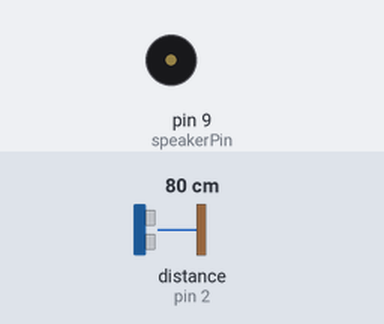
A sketch run on a simulated Arduino Nano, built with avr-gcc and run on an emulated ATmega328P. Parts: buzzer (waves = sounding). Wiring (inferred from the names in the program): ultrasonic range finder: trigger pin 3; echo pin 2. The test bench sets the inputs (shaded band); at power-on: distance to the obstacle (sensor on pin 2) 80 cm. The echo pulse lasts 58.3 µs per cm; what the sketch prints to the serial monitor is not drawn.

Above: at 0.59 s.
At 0.97 s:
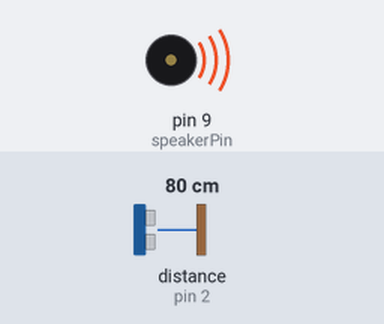
1.6 s: distance to the obstacle (sensor on pin 2) set to 9 cm
At 2.87 s:
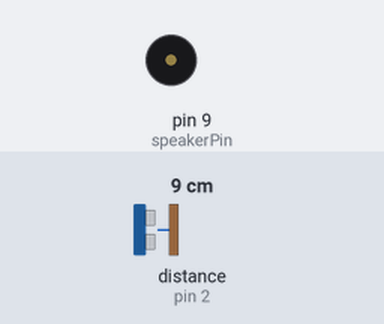
5.1 s: distance to the obstacle (sensor on pin 2) set to 120 cm
8.6 s: distance to the obstacle (sensor on pin 2) set to 2 cm
Timing chart, 0 to 18.1 s (numbered marks = the images above; inputs shaded):
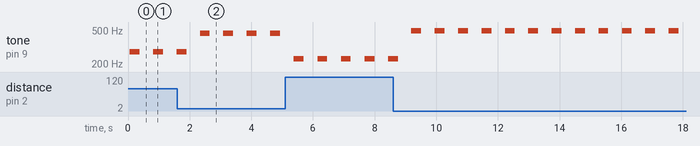

The sketch:

emetteurRFLINK_distance.ino
```cpp
//**********************************************************
//  Capteur de distance à ultrasons HC-SR04 avec Arduino nano
//  avec émetteur RFLINK type Oregon
//
//  Capteur de distance  Trig -> pin 3 (pas 13)
//  Capteur de distance  Echo -> pin 2 (pas 12)
//  Capteur de distance  Haut-Parleur -> pin 9

//  Emetteur  RFLINK     data  -> pin  8
//**********************************************************

#include "LowPower.h"
#include <OneWire.h>

//**********************************************************
//  Variables Globales
//**********************************************************

// ---------------------------------------
//  partie Capteur de distance à ultrasons
// ---------------------------------------

#define trigPin 3  //Trig Ultrasons (sortie)
#define echoPin 2  //Echo Ultrasons (entrée)

int speakerPin = 9;

int length = 8; // le nombre de notes

char names[] = { 'D', 'R', 'M', 'F', 'S', 'L', 'I', 'd' };
int tones[] = { 1915, 1700, 1519, 1432, 1275, 1136, 1014, 956 };


char notes[] = "DRMFSLId"; // un espace = un repos
int beats[] = { 1, 1, 1, 1, 1, 1, 1, 1, 1, 1, 1, 1, 1, 1, 4 };
int tempo = 300;

// ---------------------------------------
//  Partie  émetteur RFLINK type Oregon
// ---------------------------------------

#define DS18B20 0x28     // Adresse 1-Wire du DS18B20
#define BROCHE_ONEWIRE 10 // Broche utilisÃ©e pour le bus 1-Wire

OneWire ds(BROCHE_ONEWIRE); // CrÃ©ation de l'objet OneWire ds

#define THN132N

const byte TX_PIN = 8;

const unsigned long TIME = 512;
const unsigned long TWOTIME = TIME*2;

#define SEND_HIGH() digitalWrite(TX_PIN, HIGH)
#define SEND_LOW() digitalWrite(TX_PIN, LOW)

// Buffer for Oregon message
#ifdef THN132N
  byte OregonMessageBuffer[8];
#else
  byte OregonMessageBuffer[9];
#endif


//**********************************************************
//  partie Capteur de distance à ultrasons
//  TipTopBoards.com  06 01 2014  Rolland
//  Càabler +5V et GND du détecteur sur l'arduino
//
//  Capteur de distance  Trig -> pin 3 (pas 13)
//  Capteur de distance  Echo -> pin 2 (pas 12)
//
//**********************************************************


/**
 * \brief    jouer un ton
 * \param    tone    code ton
 * \param    duration    durée milliseconde
 */
void playTone(int tone, int duration)
{
  for (long i = 0; i < duration * 1000L; i += tone * 2)
  {
    digitalWrite(speakerPin, HIGH);
    delayMicroseconds(tone);
    digitalWrite(speakerPin, LOW);
    delayMicroseconds(tone);
  }
}

/**
 * \brief    jouer une note
 * \param    tone    code note
 * \param    duration    durée milliseconde
 */
void playNote(char note, int duration)
{


  // jouer la tonalite correspondant au nom de la note
  for (int i = 0; i < 8; i++) {
    if (names[i] == note) {
      playTone(tones[i], duration);
    }
  }
}

/**
 * \brief    jouer une fréquence selon la distance
 * \param    distance    distance en cm
 */
void playFreq(int distance)
{
     int tone= 1000 + (distance*10);
     //Serial.println("tone = ");
     //Serial.println(tone);

     playTone(tone,tempo);
}

/**
 * \brief    jouer une mélodie
*/
void playMelody()
{
  for (int i = 0; i < length; i++)
  {
    if (notes[i] == ' ')
    {
      delay(beats[i] * tempo); // repos
    }
    else
    {
      playNote(notes[i], beats[i] * tempo);
    }

    // pause entre les notes
    delay(tempo / 2);
  }
}


//**********************************************************
//  partie émetteur RFLINK
//  Emetteur  RFLINK     data  -> pin 10 ?
//
//***********************************************************


/**
 * \brief    Send logical "0" over RF
 * \details  azero bit be represented by an off-to-on transition
 * \         of the RF signal at the middle of a clock period.
 * \         Remenber, the Oregon v2.1 protocol add an inverted bit first
 */
inline void sendZero(void)
{
  SEND_HIGH();
  delayMicroseconds(TIME);
  SEND_LOW();
  delayMicroseconds(TWOTIME);
  SEND_HIGH();
  delayMicroseconds(TIME);
}

/**
 * \brief    Send logical "1" over RF
 * \details  a one bit be represented by an on-to-off transition
 * \         of the RF signal at the middle of a clock period.
 * \         Remenber, the Oregon v2.1 protocol add an inverted bit first
 */
inline void sendOne(void)
{
   SEND_LOW();
   delayMicroseconds(TIME);
   SEND_HIGH();
   delayMicroseconds(TWOTIME);
   SEND_LOW();
   delayMicroseconds(TIME);
}

/**
* Send a bits quarter (4 bits = MSB from 8 bits value) over RF
*
* @param data Source data to process and sent
*/

/**
 * \brief    Send a bits quarter (4 bits = MSB from 8 bits value) over RF
 * \param    data   Data to send
 */
inline void sendQuarterMSB(const byte data)
{
  (bitRead(data, 4)) ? sendOne() : sendZero();
  (bitRead(data, 5)) ? sendOne() : sendZero();
  (bitRead(data, 6)) ? sendOne() : sendZero();
  (bitRead(data, 7)) ? sendOne() : sendZero();
}

/**
 * \brief    Send a bits quarter (4 bits = LSB from 8 bits value) over RF
 * \param    data   Data to send
 */
inline void sendQuarterLSB(const byte data)
{
  (bitRead(data, 0)) ? sendOne() : sendZero();
  (bitRead(data, 1)) ? sendOne() : sendZero();
  (bitRead(data, 2)) ? sendOne() : sendZero();
  (bitRead(data, 3)) ? sendOne() : sendZero();
}

/******************************************************************/
/******************************************************************/
/******************************************************************/

/**
 * \brief    Send a buffer over RF
 * \param    data   Data to send
 * \param    size   size of data to send
 */
void sendData(byte *data, byte size)
{
  for(byte i = 0; i < size; ++i)
  {
    sendQuarterLSB(data[i]);
    sendQuarterMSB(data[i]);
  }
}

/**
 * \brief    Send an Oregon message
 * \param    data   The Oregon message
 */
void sendOregon(byte *data, byte size)
{
    sendPreamble();
    //sendSync();
    sendData(data, size);
    sendPostamble();
}

/**
 * \brief    Send preamble
 * \details  The preamble consists of 16 "1" bits
 */
inline void sendPreamble(void)
{
  byte PREAMBLE[]={0xFF,0xFF};
  sendData(PREAMBLE, 2);
}

/**
 * \brief    Send postamble
 * \details  The postamble consists of 8 "0" bits
 */
inline void sendPostamble(void)
{
#ifdef THN132N
  sendQuarterLSB(0x00);
#else
  byte POSTAMBLE[]={0x00};
  sendData(POSTAMBLE, 1);
#endif
}

/**
 * \brief    Send sync nibble
 * \details  The sync is 0xA. It is not use in this version since the sync nibble
 * \         is include in the Oregon message to send.
 */
inline void sendSync(void)
{
  sendQuarterLSB(0xA);
}

/******************************************************************/
/******************************************************************/
/******************************************************************/

/**
 * \brief    Set the sensor type
 * \param    data       Oregon message
 * \param    type       Sensor type
 */
inline void setType(byte *data, byte* type)
{
  data[0] = type[0];
  data[1] = type[1];
}

/**
 * \brief    Set the sensor channel
 * \param    data       Oregon message
 * \param    channel    Sensor channel (0x10, 0x20, 0x30)
 */
inline void setChannel(byte *data, byte channel)
{
    data[2] = channel;
}

/**
 * \brief    Set the sensor ID
 * \param    data       Oregon message
 * \param    ID         Sensor unique ID
 */
inline void setId(byte *data, byte ID)
{
  data[3] = ID;
}

/**
 * \brief    Set the sensor battery level
 * \param    data       Oregon message
 * \param    level      Battery level (0 = low, 1 = high)
 */
void setBatteryLevel(byte *data, byte level)
{
  if(!level) data[4] = 0x0C;
  else data[4] = 0x00;
}

/**
 * \brief    Set the sensor temperature
 * \param    data       Oregon message
 * \param    temp       the temperature
 */
void setTemperature(byte *data, float temp)
{
  // Set temperature sign
  if(temp < 0)
  {
    data[6] = 0x08;
    temp *= -1;
  }
  else
  {
    data[6] = 0x00;
  }

  // Determine decimal and float part
  int tempInt = (int)temp;
  int td = (int)(tempInt / 10);
  int tf = (int)round((float)((float)tempInt/10 - (float)td) * 10);

  int tempFloat =  (int)round((float)(temp - (float)tempInt) * 10);

  // Set temperature decimal part
  data[5] = (td << 4);
  data[5] |= tf;

  // Set temperature float part
  data[4] |= (tempFloat << 4);
}

/**
 * \brief    Set the sensor humidity
 * \param    data       Oregon message
 * \param    hum        the humidity
 */
void setHumidity(byte* data, byte hum)
{
    data[7] = (hum/10);
    data[6] |= (hum - data[7]*10) << 4;
}

/**
 * \brief    Sum data for checksum
 * \param    count      number of bit to sum
 * \param    data       Oregon message
 */
int Sum(byte count, const byte* data)
{
  int s = 0;

  for(byte i = 0; i<count;i++)
  {
    s += (data[i]&0xF0) >> 4;
    s += (data[i]&0xF);
  }

  if(int(count) != count)
    s += (data[count]&0xF0) >> 4;

  return s;
}

/**
 * \brief    Calculate checksum
 * \param    data       Oregon message
 */
void calculateAndSetChecksum(byte* data)
{
#ifdef THN132N
    int s = ((Sum(6, data) + (data[6]&0xF) - 0xa) & 0xff);

    data[6] |=  (s&0x0F) << 4;     data[7] =  (s&0xF0) >> 4;
#else
    data[8] = ((Sum(8, data) - 0xa) & 0xFF);
#endif
}

/******************************************************************/
/******************************************************************/

// Fonction rÃ©cupÃ©rant la tempÃ©rature depuis le DS18B20
// Retourne true si tout va bien, ou false en cas d'erreur
boolean getTemperature(float *temp){
  byte data[9], addr[8];
  // data : DonnÃ©es lues depuis le scratchpad
  // addr : adresse du module 1-Wire dÃ©tectÃ©


  if (!ds.search(addr)) { // Recherche un module 1-Wire
    ds.reset_search();    // RÃ©initialise la recherche de module
    return false;         // Retourne une erreur
  }

  if (OneWire::crc8(addr, 7) != addr[7]) // VÃ©rifie que l'adresse a Ã©tÃ© correctement reÃ§ue
    return false;                        // Si le message est corrompu on retourne une erreur

  if (addr[0] != DS18B20) // VÃ©rifie qu'il s'agit bien d'un DS18B20
    return false;         // Si ce n'est pas le cas on retourne une erreur

  ds.reset();             // On reset le bus 1-Wire
  ds.select(addr);        // On sÃ©lectionne le DS18B20

  ds.write(0x44, 1);      // On lance une prise de mesure de tempÃ©rature
  delay(1000);             // Et on attend la fin de la mesure

  ds.reset();             // On reset le bus 1-Wire
  ds.select(addr);        // On sÃ©lectionne le DS18B20
  ds.write(0xBE);         // On envoie une demande de lecture du scratchpad

  for (byte i = 0; i < 9; i++) // On lit le scratchpad
    data[i] = ds.read();       // Et on stock les octets reÃ§us

  // Calcul de la tempÃ©rature en degrÃ© Celsius
  *temp = ((data[1] << 8) | data[0]) * 0.0625;

  // Pas d'erreur
  return true;
}


 //**********************************************************
//  setup
//**********************************************************


void setup() {

// ---------------------------------------
//  partie Capteur de distance à ultrasons
// ---------------------------------------

  Serial.begin (9600);
  pinMode(trigPin, OUTPUT);  //Trig est une sortie
  pinMode(echoPin, INPUT);   //Echo est le retour, en entrée
  //pinMode(ledVerte, OUTPUT);
  //pinMode(ledRouge, OUTPUT);
  Serial.println("\nCapteur de distance à ultrasons");


  pinMode(speakerPin, OUTPUT);

// ---------------------------------------
//  Partie  émetteur RFLINK type Oregon
// ---------------------------------------

  digitalWrite(13,LOW);
  pinMode(TX_PIN, OUTPUT);

  //Serial.begin(38400);
  Serial.println("\n[Oregon V2.1 encoder]");

  SEND_LOW();

#ifdef THN132N
  // Create the Oregon message for a temperature only sensor (TNHN132N)
  byte ID[] = {0xEA,0x4C};
#else
  // Create the Oregon message for a temperature/humidity sensor (THGR2228N)
  byte ID[] = {0x1A,0x2D};
#endif

  setType(OregonMessageBuffer, ID);
  setChannel(OregonMessageBuffer, 0x20);
  setId(OregonMessageBuffer, 0xBB);

}

//**********************************************************
//  loop
//**********************************************************

void loop() {

// ---------------------------------------
//  partie Capteur de distance à ultrasons
// ---------------------------------------

  long duration;
  float distance;

  digitalWrite(trigPin, LOW);
  delayMicroseconds(2);
  digitalWrite(trigPin, HIGH);
  delayMicroseconds(10); //Trig déclenché 10ms sur HIGH
  digitalWrite(trigPin, LOW);

  // Calcul de l'écho
  duration = pulseIn(echoPin, HIGH);
  // Distance proportionnelle à la durée de sortie
  distance = duration*340/(2*10000);  //Vitesse du son théorique
  //Serial.print(distance);
  //Serial.print(" cm ");

  //Hors de portée (duration)
  if ( distance <= 0){
    //Serial.print(duration);
    Serial.println("Hors de portee");
  } else {
    playFreq(distance);

    Serial.print(distance);
    Serial.print(" cm ");

    // RFLINK
    setBatteryLevel(OregonMessageBuffer, 0); // 0 : low, 1 : high
    setTemperature(OregonMessageBuffer, distance);


    // Calculate the checksum
    calculateAndSetChecksum(OregonMessageBuffer);

    // Show the Oregon Message
    for (byte i = 0; i < sizeof(OregonMessageBuffer); ++i)   {
      Serial.print(OregonMessageBuffer[i] >> 4, HEX);
      Serial.print(OregonMessageBuffer[i] & 0x0F, HEX);
     }

    // Send the Message over RF
    sendOregon(OregonMessageBuffer, sizeof(OregonMessageBuffer));
    // Send a "pause"
    SEND_LOW();
    delayMicroseconds(TWOTIME*8);
    // Send a copie of the first message. The v2.1 protocol send the
    // message two time
    sendOregon(OregonMessageBuffer, sizeof(OregonMessageBuffer));

    // Wait for 30 seconds before send a new message
    SEND_LOW();

//    LowPower.powerDown(SLEEP_8S, ADC_OFF, BOD_OFF);
//    LowPower.powerDown(SLEEP_8S, ADC_OFF, BOD_OFF);
//    LowPower.powerDown(SLEEP_8S, ADC_OFF, BOD_OFF);
//    LowPower.powerDown(SLEEP_8S, ADC_OFF, BOD_OFF);


     // capteur distance
     delay(100);  //0.1 sec entre deux mesures

  } // if ( distance <= 0){


} //loop
```

Measured:
- by itself, tone on pin 9 (speakerPin): plays 488 Hz for 0.32 s, 493 Hz for 0.32 s, 493 Hz for 0.32 s, 493 Hz for 0.32 s, 493 Hz for 0.32 s, 493 Hz for 0.32 s … (12 notes in this stretch)
